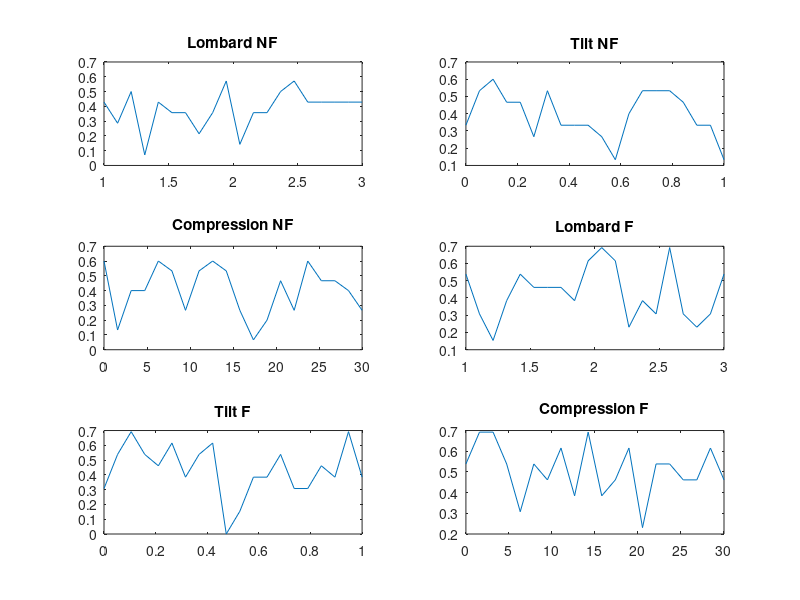

Reproduce this figure in MATLAB.
clear all;
close all;

load('RESULTS.mat');

stretch = linspace(1, 3, 20);
tilt = linspace(0, 1, 20);
compression = linspace(0, 30, 20);
alphabet = ['A' 'B' 'C' 'D' 'E' 'F' 'G' 'H' 'I' 'J' 'K' 'L' 'M' 'N' 'O' 'P' 'Q' 'R' 'S' 'T'];

% INPUT
% for i = 1:20
%     prompt = alphabet(i);
%     LL(i) = LL(i) + input(prompt);
% end

% NORMALIZE
Lombard_NF = (LA + LG) .* (1/14);
Tilt_NF = (LB + LH) .* (1/15);
Compress_NF = (LC + LI) .* (1/15);
Lombard_F = (LD + LJ) .* (1/13);
Tilt_F = (LE + LK) .* (1/13);
Compress_F = (LF + LL) .* (1/13);

%PLOT
figure;

subplot(3,2,1);
plot(stretch, Lombard_NF);
title('Lombard NF');

subplot(3,2,2);
plot(tilt, Tilt_NF);
title('Tilt NF');

subplot(3,2,3);
plot(compression, Compress_NF);
title('Compression NF');

subplot(3,2,4);
plot(stretch, Lombard_F);
title('Lombard F');

subplot(3,2,5);
plot(tilt, Tilt_F);
title('Tilt F');

subplot(3,2,6);
plot(compression, Compress_F);
title('Compression F');
